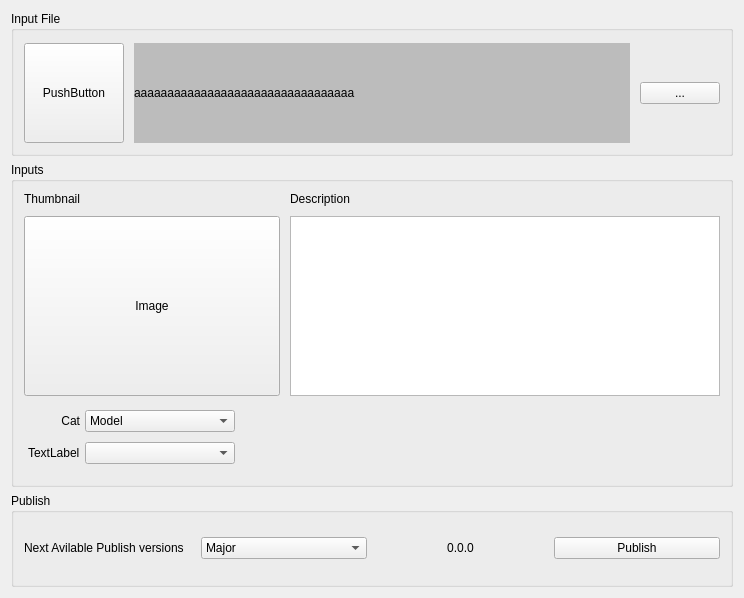
<?xml version="1.0" encoding="UTF-8"?>
<ui version="4.0">
 <class>Form</class>
 <widget class="QWidget" name="Form">
  <property name="geometry">
   <rect>
    <x>0</x>
    <y>0</y>
    <width>744</width>
    <height>598</height>
   </rect>
  </property>
  <property name="windowTitle">
   <string>Form</string>
  </property>
  <layout class="QVBoxLayout" name="verticalLayout">
   <item>
    <widget class="QGroupBox" name="groupbox_label">
     <property name="title">
      <string>Input File</string>
     </property>
     <layout class="QHBoxLayout" name="horizontallayout_data">
      <property name="spacing">
       <number>10</number>
      </property>
      <property name="leftMargin">
       <number>10</number>
      </property>
      <property name="topMargin">
       <number>12</number>
      </property>
      <property name="rightMargin">
       <number>10</number>
      </property>
      <property name="bottomMargin">
       <number>10</number>
      </property>
      <item>
       <widget class="QPushButton" name="button_label">
        <property name="minimumSize">
         <size>
          <width>100</width>
          <height>100</height>
         </size>
        </property>
        <property name="maximumSize">
         <size>
          <width>100</width>
          <height>100</height>
         </size>
        </property>
        <property name="text">
         <string>PushButton</string>
        </property>
       </widget>
      </item>
      <item>
       <widget class="QLabel" name="label_2">
        <property name="styleSheet">
         <string notr="true">background-color: rgb(188, 188, 188);
font: 14pt &quot;Sans Serif&quot;;</string>
        </property>
        <property name="text">
         <string>aaaaaaaaaaaaaaaaaaaaaaaaaaaaaaaaa</string>
        </property>
       </widget>
      </item>
      <item>
       <widget class="QPushButton" name="button_open">
        <property name="sizePolicy">
         <sizepolicy hsizetype="Fixed" vsizetype="Fixed">
          <horstretch>0</horstretch>
          <verstretch>0</verstretch>
         </sizepolicy>
        </property>
        <property name="text">
         <string>...</string>
        </property>
       </widget>
      </item>
     </layout>
    </widget>
   </item>
   <item>
    <widget class="QGroupBox" name="groupbox_input">
     <property name="title">
      <string>Inputs</string>
     </property>
     <layout class="QVBoxLayout" name="verticallayout_input">
      <property name="spacing">
       <number>10</number>
      </property>
      <property name="margin">
       <number>10</number>
      </property>
      <item>
       <layout class="QGridLayout" name="gridlayout_input">
        <item row="1" column="0">
         <widget class="QPushButton" name="button_thumbnail">
          <property name="sizePolicy">
           <sizepolicy hsizetype="Preferred" vsizetype="Preferred">
            <horstretch>0</horstretch>
            <verstretch>0</verstretch>
           </sizepolicy>
          </property>
          <property name="minimumSize">
           <size>
            <width>256</width>
            <height>180</height>
           </size>
          </property>
          <property name="maximumSize">
           <size>
            <width>256</width>
            <height>180</height>
           </size>
          </property>
          <property name="text">
           <string>Image</string>
          </property>
         </widget>
        </item>
        <item row="0" column="0">
         <widget class="QLabel" name="label_thumbnail">
          <property name="sizePolicy">
           <sizepolicy hsizetype="Preferred" vsizetype="Fixed">
            <horstretch>0</horstretch>
            <verstretch>0</verstretch>
           </sizepolicy>
          </property>
          <property name="text">
           <string>Thumbnail</string>
          </property>
         </widget>
        </item>
        <item row="0" column="1">
         <widget class="QLabel" name="label_description">
          <property name="sizePolicy">
           <sizepolicy hsizetype="Preferred" vsizetype="Fixed">
            <horstretch>0</horstretch>
            <verstretch>0</verstretch>
           </sizepolicy>
          </property>
          <property name="text">
           <string>Description</string>
          </property>
         </widget>
        </item>
        <item row="1" column="1">
         <widget class="QTextEdit" name="textedit_description">
          <property name="sizePolicy">
           <sizepolicy hsizetype="Preferred" vsizetype="Preferred">
            <horstretch>0</horstretch>
            <verstretch>0</verstretch>
           </sizepolicy>
          </property>
          <property name="minimumSize">
           <size>
            <width>0</width>
            <height>180</height>
           </size>
          </property>
          <property name="maximumSize">
           <size>
            <width>16777215</width>
            <height>180</height>
           </size>
          </property>
         </widget>
        </item>
       </layout>
      </item>
      <item>
       <layout class="QGridLayout" name="gridlayout_inputs">
        <property name="leftMargin">
         <number>4</number>
        </property>
        <property name="topMargin">
         <number>4</number>
        </property>
        <property name="rightMargin">
         <number>3</number>
        </property>
        <property name="bottomMargin">
         <number>10</number>
        </property>
        <property name="horizontalSpacing">
         <number>5</number>
        </property>
        <property name="verticalSpacing">
         <number>10</number>
        </property>
        <item row="0" column="0">
         <widget class="QLabel" name="label_category">
          <property name="text">
           <string>Cat</string>
          </property>
          <property name="alignment">
           <set>Qt::AlignRight|Qt::AlignTrailing|Qt::AlignVCenter</set>
          </property>
         </widget>
        </item>
        <item row="0" column="2">
         <spacer name="horizontalSpacer">
          <property name="orientation">
           <enum>Qt::Horizontal</enum>
          </property>
          <property name="sizeHint" stdset="0">
           <size>
            <width>40</width>
            <height>20</height>
           </size>
          </property>
         </spacer>
        </item>
        <item row="0" column="1">
         <widget class="QComboBox" name="combobox_category">
          <property name="minimumSize">
           <size>
            <width>150</width>
            <height>0</height>
           </size>
          </property>
          <property name="editable">
           <bool>false</bool>
          </property>
          <property name="insertPolicy">
           <enum>QComboBox::InsertAfterCurrent</enum>
          </property>
          <item>
           <property name="text">
            <string extracomment="mmodels">Model</string>
           </property>
          </item>
         </widget>
        </item>
        <item row="1" column="0">
         <widget class="QLabel" name="label_tag">
          <property name="text">
           <string>TextLabel</string>
          </property>
         </widget>
        </item>
        <item row="1" column="1">
         <widget class="QComboBox" name="combobox_tag"/>
        </item>
       </layout>
      </item>
      <item>
       <layout class="QHBoxLayout" name="horizontallayout_input"/>
      </item>
     </layout>
    </widget>
   </item>
   <item>
    <widget class="QGroupBox" name="groupbox_publish">
     <property name="title">
      <string>Publish</string>
     </property>
     <layout class="QHBoxLayout" name="horizontallayout_publish">
      <property name="spacing">
       <number>10</number>
      </property>
      <property name="margin">
       <number>10</number>
      </property>
      <item>
       <widget class="QLabel" name="label_publish">
        <property name="sizePolicy">
         <sizepolicy hsizetype="Preferred" vsizetype="Fixed">
          <horstretch>0</horstretch>
          <verstretch>0</verstretch>
         </sizepolicy>
        </property>
        <property name="text">
         <string>Next Avilable Publish versions</string>
        </property>
       </widget>
      </item>
      <item>
       <widget class="QComboBox" name="combobox_publish">
        <item>
         <property name="text">
          <string>Major</string>
         </property>
        </item>
        <item>
         <property name="text">
          <string>Minor</string>
         </property>
        </item>
        <item>
         <property name="text">
          <string>Patch</string>
         </property>
        </item>
       </widget>
      </item>
      <item>
       <widget class="QLabel" name="label_version">
        <property name="sizePolicy">
         <sizepolicy hsizetype="Preferred" vsizetype="Fixed">
          <horstretch>0</horstretch>
          <verstretch>0</verstretch>
         </sizepolicy>
        </property>
        <property name="text">
         <string>0.0.0</string>
        </property>
        <property name="alignment">
         <set>Qt::AlignCenter</set>
        </property>
       </widget>
      </item>
      <item>
       <widget class="QPushButton" name="button_publish">
        <property name="text">
         <string>Publish</string>
        </property>
       </widget>
      </item>
     </layout>
    </widget>
   </item>
  </layout>
 </widget>
 <resources/>
 <connections/>
</ui>
